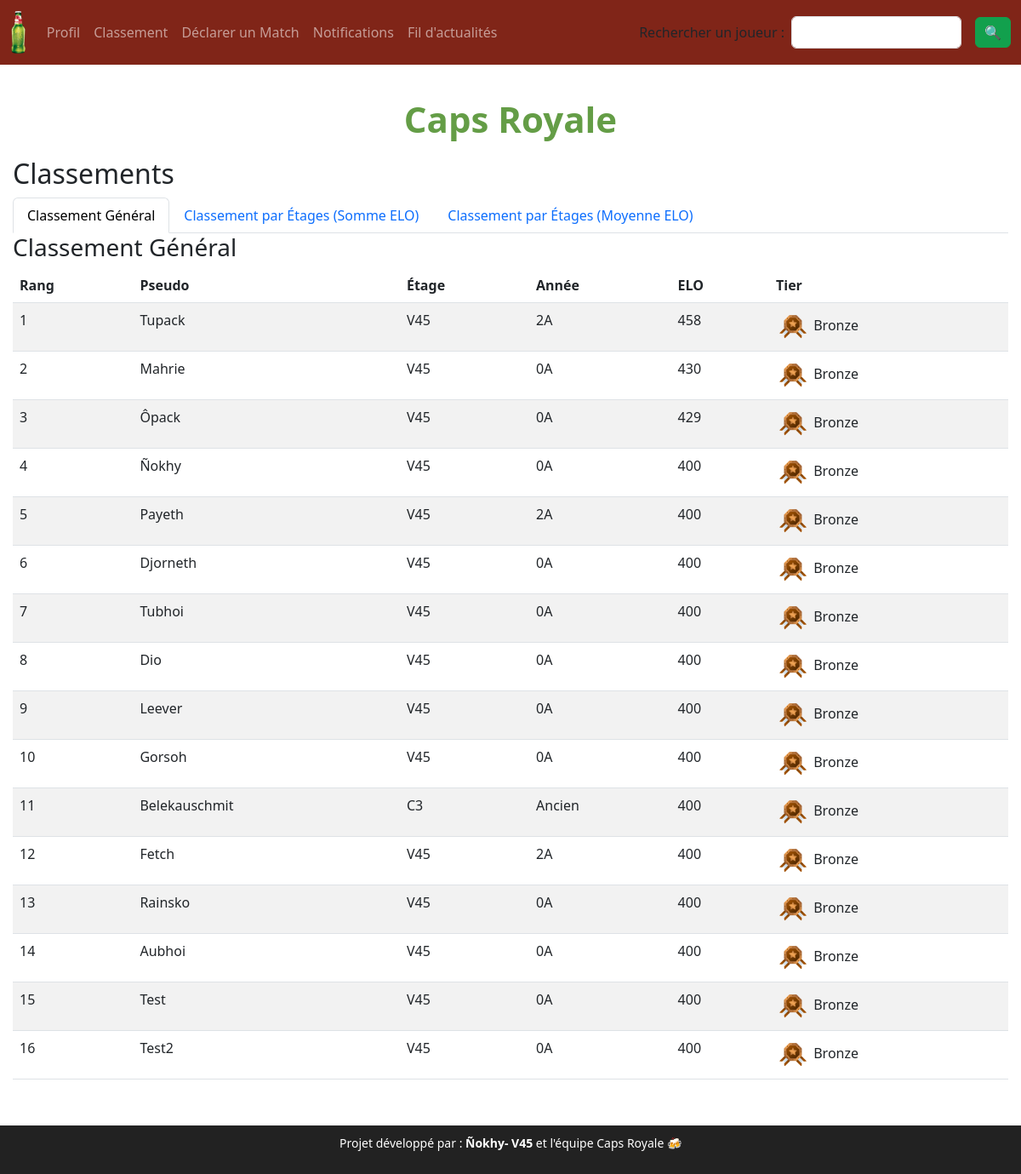
Page /ranking on the committed database.
### models.py (models this page shows)
class User(db.Model):
    id = db.Column(db.Integer, primary_key=True)
    username = db.Column(db.String(80), unique=True, nullable=False)
    password = db.Column(db.String(500), nullable=False)
    floor = db.Column(db.String(10), nullable=False)
    year = db.Column(db.String(10), nullable=False)
    elo = db.Column(db.Integer, default=400)

### routes.py (the view)
    @app.route("/ranking")
    def ranking():
        players = User.query.order_by(User.elo.desc()).all()  # Classement général
        ranked_players = []
        for player in players:
            tier, icon = get_tier(player.elo)
            ranked_players.append({
                "username": player.username,
                "floor": player.floor,
                "year": player.year,
                "elo": player.elo,
                "tier": tier,
                "icon": icon
            })
        ranking_by_total = (
            db.session.query(User.floor, func.sum(User.elo).label("total_elo"))
            .group_by(User.floor)
            .order_by(func.sum(User.elo).desc())
            .all()
        )
        ranking_by_average = (
            db.session.query(User.floor, func.avg(User.elo).label("avg_elo"))
            .group_by(User.floor)
            .order_by(func.avg(User.elo).desc())
            .all()
        )
        return render_template(
            "ranking.html",
            players=ranked_players,
            ranking_by_total=ranking_by_total,
            ranking_by_average=ranking_by_average
        )

### fct.py (called while the page is built)
def get_tier(elo):
    if elo < 400:
        return "0chiasse", "caca.png"
    elif elo < 500:
        return "Bronze", "bronze.png"
    elif elo < 800:
        return "Argent", "argent.png"
    elif elo < 1100:
        return "Or", "or.png"
    elif elo < 1400:
        return "Platine", "platine.png"
    elif elo < 1900:
        return "Diamant", "diamant.png"
    else:
        return "Légende", "legende.png"

### templates/ranking.html (shortened to what this page needs)
{% extends "base.html" %}
{% block content %}
<h2>Classements</h2>
<ul class="nav nav-tabs" id="ranking-tabs">
    <li class="nav-item">
        <a class="nav-link active" href="#" onclick="showRanking('players')">Classement Général</a>
    </li>
    <li class="nav-item">
        <a class="nav-link" href="#" onclick="showRanking('total')">Classement par Étages (Somme ELO)</a>
    </li>
    <li class="nav-item">
        <a class="nav-link" href="#" onclick="showRanking('average')">Classement par Étages (Moyenne ELO)</a>
    </li>
</ul>
<div id="ranking-players">
    <h3>Classement Général</h3>
    <table class="table table-striped">
        <thead>
            <tr>
                <th>Rang</th>
                <th>Pseudo</th>
                <th>Étage</th>
                <th>Année</th>
                <th>ELO</th>
                <th>Tier</th>
            </tr>
        </thead>
        <tbody>
            {% for player in players %}
            <tr>
                <td>{{ loop.index }}</td>
                <td>{{ player.username }}</td>
                <td>{{ player.floor }}</td>
                <td>{{ player.year }}</td>
                <td>{{ player.elo }}</td>
                <td>
                    <img src="{{ url_for('static', filename='icons/' + player.icon) }}" alt="{{ player.tier }}" width="40">
                    {{ player.tier }}
                </td>
            </tr>
            {% endfor %}
        </tbody>
    </table>
</div>
{% endblock %}

### templates/base.html (shortened to what this page needs)
<!DOCTYPE html>
<html lang="fr">
<head>
    <link rel="stylesheet" href="https://cdn.jsdelivr.net/npm/bootstrap@5.3.0/dist/css/bootstrap.min.css">
    <link rel="stylesheet" href="{{ url_for('static', filename='styles.css') }}">
</head>
<body>
    <nav class="navbar navbar-expand-lg navbar-dark bg-danger">
        <div class="container-fluid">
            <a class="navbar-brand" href="/">
                <img src="{{ url_for('static', filename='kro2.png') }}" alt="Caps Royale" class="logo-img">
            </a>
            <div class="collapse navbar-collapse justify-content-between" id="navbarNav">
                <ul class="navbar-nav">
                    <li class="nav-item"><a class="nav-link" href="/profile">Profil</a></li>
                    <li class="nav-item"><a class="nav-link" href="/ranking">Classement</a></li>
                    <li class="nav-item"><a class="nav-link" href="/declare_match">Déclarer un Match</a></li>
                    <li class="nav-item"><a class="nav-link" href="/notifications">Notifications</a></li>
                    <li class="nav-item"><a class="nav-link" href="/feed">Fil d'actualités</a></li>
                </ul>
                <div id="search-container" class="d-flex align-items-center">
            </div>
        </div>
    </nav>
    <div class="container mt-4">
        <h1 class="page-title">Caps Royale</h1>
        {% block content %}{% endblock %}
    </div>
    <footer class="footer">
        <p>Projet développé par : <strong>Ñokhy- V45</strong> et l'équipe Caps Royale 🍻</p>
    </footer>
</body>
</html>

### static/styles.css (style rules this page uses)
body { font-size: 16px; padding-bottom: 80px; }
.container { max-width: 1200px; margin: 0 auto; padding: 15px; }
.footer { text-align: center; padding: 10px; background-color: #222; color: white; position: fixed; bottom: 0; width: 100%; font-size: 14px; }
.logo-img { height: 50px; width: auto; }
.page-title { text-align: center; font-size: 36px; font-weight: bold; margin-bottom: 20px; color: #649d46; }
.navbar { background-color: #802518 !important; }
@media (min-width: 1024px) { .container { max-width: 1200px; } }
@media (min-width: 1024px) { .page-title { font-size: 42px; } }
@media (min-width: 1024px) { .table { width: 100%; } }
#search-container { display: flex; align-items: center; margin-left: auto; gap: 8px; }

### rows in the picture
User: username "Tupack", floor "V45", year "2A", elo "458", tier "Bronze"
User: username "Mahrie", floor "V45", year "0A", elo "430", tier "Bronze"
User: username "Ôpack", floor "V45", year "0A", elo "429", tier "Bronze"
User: username "Ñokhy", floor "V45", year "0A", elo "400", tier "Bronze"
User: username "Payeth", floor "V45", year "2A", elo "400", tier "Bronze"
User: username "Djorneth", floor "V45", year "0A", elo "400", tier "Bronze"
User: username "Tubhoi", floor "V45", year "0A", elo "400", tier "Bronze"
User: username "Dio", floor "V45", year "0A", elo "400", tier "Bronze"
User: username "Leever", floor "V45", year "0A", elo "400", tier "Bronze"
User: username "Gorsoh", floor "V45", year "0A", elo "400", tier "Bronze"
User: username "Belekauschmit", floor "C3", year "Ancien", elo "400", tier "Bronze"
User: username "Fetch", floor "V45", year "2A", elo "400", tier "Bronze"
User: username "Rainsko", floor "V45", year "0A", elo "400", tier "Bronze"
User: username "Aubhoi", floor "V45", year "0A", elo "400", tier "Bronze"
User: username "Test", floor "V45", year "0A", elo "400", tier "Bronze"
User: username "Test2", floor "V45", year "0A", elo "400", tier "Bronze"
